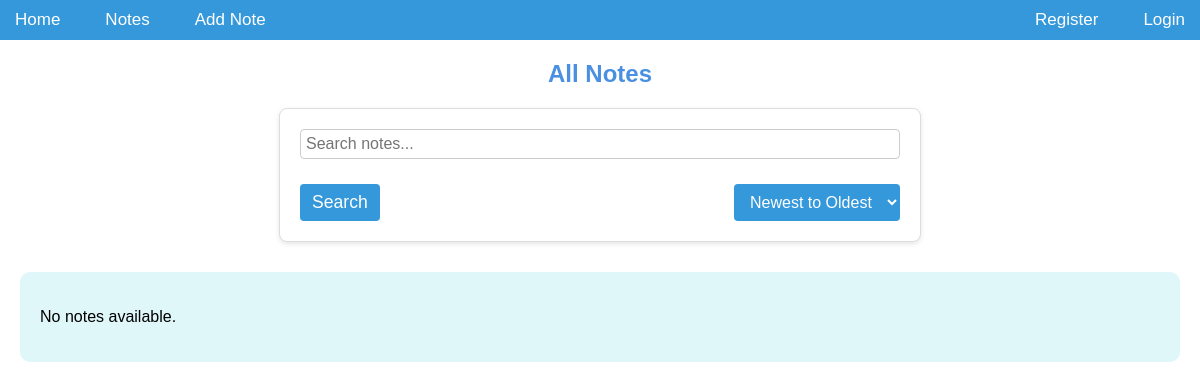
Page /notes/ on the earlier database version.
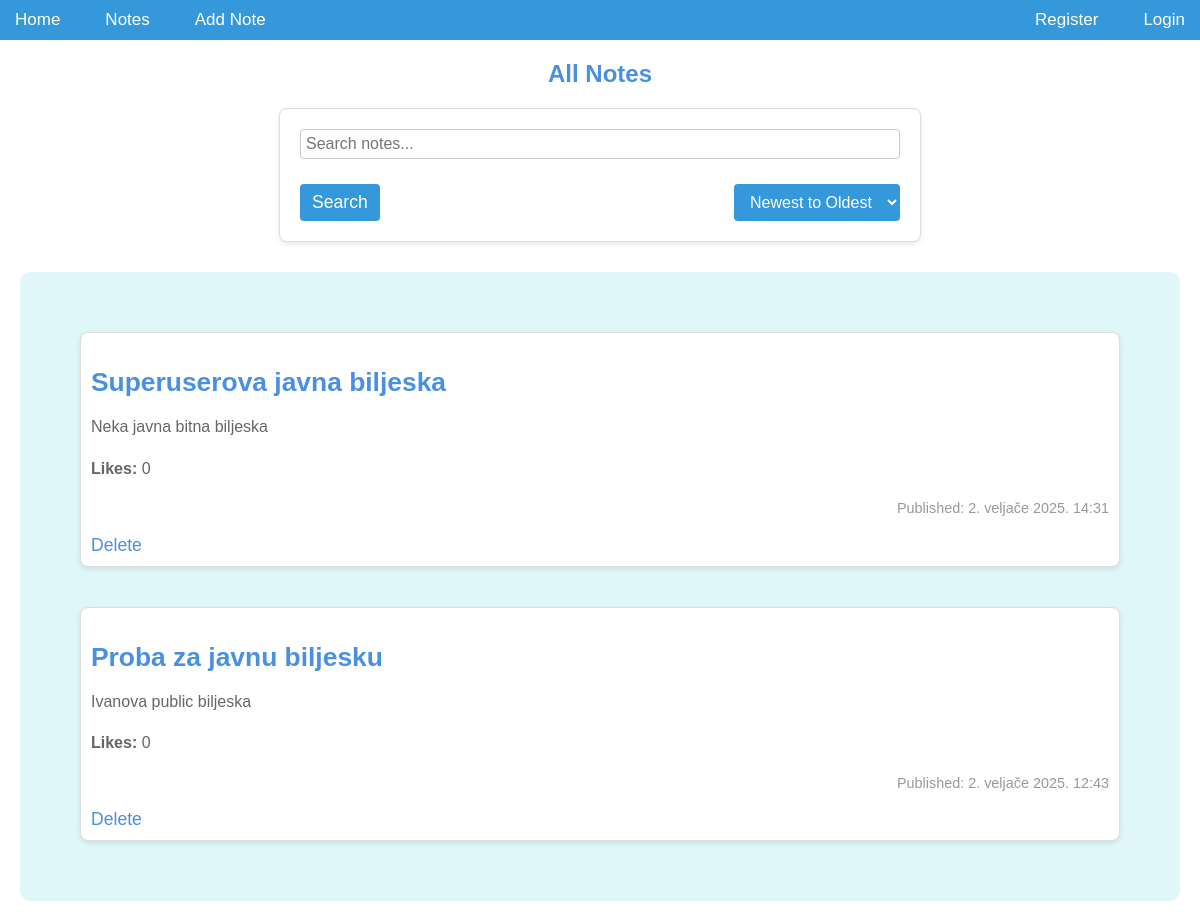
Same page on the later database version.
### notes/models.py (models this page shows, shortened)
class Note(models.Model):
    user = models.ForeignKey('accounts.CustomUser', on_delete=models.CASCADE, null=True, blank=True, related_name='notes')
    title = models.CharField(max_length=200)
    content = models.TextField()
    pub_date = models.DateTimeField(auto_now_add=True)
    likes = models.PositiveIntegerField(default=0)
    private_notes = models.ManyToManyField(PrivateNoteModel, blank=True)
    is_public = models.BooleanField(default=True)
    is_important = models.BooleanField(default=False)
    is_locked = models.BooleanField(default=False)
    password = models.CharField(max_length=100, null=True, blank=True)

### notes/views.py (the view)
# urls.py: path('', views.index, name='index'),
def index(request):
    search_query = request.GET.get('search', '')
    order = request.GET.get('order', 'desc')
    if search_query:
        notes = Note.objects.filter(title__icontains=search_query, is_public= True)
    else:
        notes = Note.objects.filter(is_public = True)
    if order == 'asc':
        notes = notes.order_by('-is_important', 'pub_date')
    else:
        notes = notes.order_by( '-is_important', '-pub_date')
    context = {
        'latest_note_list': notes,
        'current_order': order,
        'search_query': search_query,
    }
    return render(request, 'notes/index.html', context)

### notes/templates/notes/index.html (shortened to what this page needs)
{% extends 'notes/base.html' %}
{% block content %}
    <h2>All Notes</h2>
    <form method="get" action="{% url 'notes:index' %}" class="sort-form">
        <input type="text" name="search" placeholder="Search notes..." value="{{ search_query }}">
        <div class="search-sort-buttons">
            <button type="submit" class="search-button">Search</button>
            <select name="order" onchange="this.form.submit()">
                <option value="desc" {% if current_order == 'desc' %}selected{% endif %}>Newest to Oldest</option>
            </select>
        </div>
    </form>
    <div class="notes-container">
        {% for note in latest_note_list %}
        <div class="note">
            <h3><a href="{% url 'notes:detail' note.id %}">{{ note.title }}</a></h3>
            <p>{{ note.content }}</p>
            <p><strong>Likes:</strong> {{ note.likes }}</p>
            <p>Published: {{ note.pub_date }}</p>
            <a href="{% url 'notes:delete_note' note.id %}" onclick="return confirm('Are you sure you want to delete this note?');">
                Delete
            </a>
        </div>
        {% empty %}
        <p>No notes available.</p>
        {% endfor %}
    </div>
{% endblock %}

### notes/templates/notes/base.html (shortened to what this page needs)
{% load static %}
<!DOCTYPE html>
<html lang="en">
<head>
    <link rel="stylesheet" type="text/css" href="{% static 'app/notes.css' %}">
</head>
<body class="{% if request.session.theme == 'dark' %}dark{% else %}light{% endif %}">
    <nav>
        <div class="nav-left">
            <a href="{% url 'home' %}">Home</a>
            <a href="{% url 'notes:index' %}">Notes</a>
            <a href="{% url 'notes:add_note' %}">Add Note</a>
        </div>
        <div class="nav-right">
            {% if user.is_authenticated %}
                <a href="{% url 'notes:index' %}"></a>
                {% if user.is_superuser %}
                    <a href="/admin">Admin dashboard</a>
                {% endif %}
                {% if user.type == 'SUPERUSER' %}
                    <a href="{% url 'notes:locked_notes' user.id %}" class="btn btn-info">Locked Notes</a>
                {% endif %}
                {% if user.is_authenticated and user.type == "REGULARUSER" %}
                <form class = "switchform" action="{% url 'notes:toggle_theme' %}" method="post">
                    {% csrf_token %}
                    <button class="switch" type="submit">
                        {% if request.session.theme == "dark" %}
                            Switch to Light Mode
                        {% else %}
                            Switch to Dark Mode
                        {% endif %}
                    </button>
                </form>
            {% endif %}
                <a href="{% url 'accounts:profile' user.id %}">My Profile</a>
                <a href="{% url 'logout' %}">Logout</a>
            {% else %}
                <a href="{% url 'accounts:register' %}">Register</a>
                <a href="{% url 'login' %}">Login</a>
            {% endif %}
        </div>
    </nav>
    <div class="container">
        {% block content %}
        {% endblock %}
    </div>
</body>
</html>

### notes/static/app/notes.css (style rules this page uses)
body { background-color: white; color: #2c3e50; font-family: Arial, sans-serif; margin: 0; padding: 0; }
.notes-container { background-color: #e0f7fa; padding: 20px; border-radius: 10px; margin-top: 30px; }
nav { display: flex; justify-content: space-between; align-items: center; background-color: #3498db; padding: 10px 0; }
nav a { color: white; text-decoration: none; margin: 0 15px; font-size: 17px; }
.nav-left { display: flex; gap: 15px; }
.nav-right { display: flex; gap: 15px; align-items: center; }
.container { max-width: 1200px; margin: 20px auto; padding: 0 20px; }
h1, h2 { color: #2980b9; font-weight: bold; }
input, textarea { width: 100%; padding: 10px; border: 1px solid #bdc3c7; border-radius: 5px; font-size: 16px; box-sizing: border-box; }
button { background-color: #3498db; color: white; border: none; padding: 10px 20px; border-radius: 5px; font-size: 16px; cursor: pointer; }
body { font-family: Arial, sans-serif; background-color: #f4f7fa; color: #333; margin: 0; padding: 0; }
h2 { text-align: center; color: #4a90e2; margin-top: 20px; }
.note { background-color: #fff; border: 1px solid #ddd; border-radius: 8px; box-shadow: 0 2px 5px rgba(0, 0, 0, 0.1); margin: 40px; padding: 10px; transition: transform 0.2s, box-shadow 0.2s; }
.note h3 { font-size: 1.5em; color: #333; margin-bottom: 10px; }
.note h3 a { text-decoration: none; color: #4a90e2; transition: color 0.3s; }
.note p { font-size: 1em; color: #666; line-height: 1.6; }
.note p:last-of-type { font-size: 0.9em; color: #999; text-align: right; }
form { background-color: #fff; border: 1px solid #ddd; border-radius: 8px; padding: 20px; box-shadow: 0 2px 5px rgba(0, 0, 0, 0.1); margin: 20px auto; width: 80%; max-width: 600px; }
form input, form textarea { width: 100%; padding: 10px; border-radius: 5px; border: 1px solid #ddd; margin-bottom: 15px; font-size: 1em; }
form button { background-color: #4a90e2; color: white; padding: 10px 20px; border: none; border-radius: 5px; font-size: 1.1em; cursor: pointer; transition: background-color 0.3s; }
a { color: #4a90e2; text-decoration: none; font-size: 1.1em; }
.sort-form { display: flex; flex-direction: column; margin-bottom: 20px; }
.sort-form input[type="text"] { padding: 5px; width: 100%; border: 1px solid #ccc; border-radius: 4px; }
.search-sort-buttons { display: flex; justify-content: space-between; margin-top: 10px; }
.search-button { padding: 8px 12px; background-color: #3498db; color: white; border: none; border-radius: 4px; cursor: pointer; transition: background-color 0.3s; }
.sort-form select { padding: 8px 12px; background-color: #3498db; color: white; border: none; border-radius: 4px; font-size: 16px; cursor: pointer; transition: background-color 0.3s; }
body.light { background-color: white; color: black; }

Differences in the rows shown:
added Note: title "Superuserova javna biljeska", content "Neka javna bitna biljeska", likes "0", pub_date "2. veljače 2025. 14:31"
added Note: title "Proba za javnu biljesku", content "Ivanova public biljeska", likes "0", pub_date "2. veljače 2025. 12:43"
Other differences:
text no longer shown: "No notes available."
